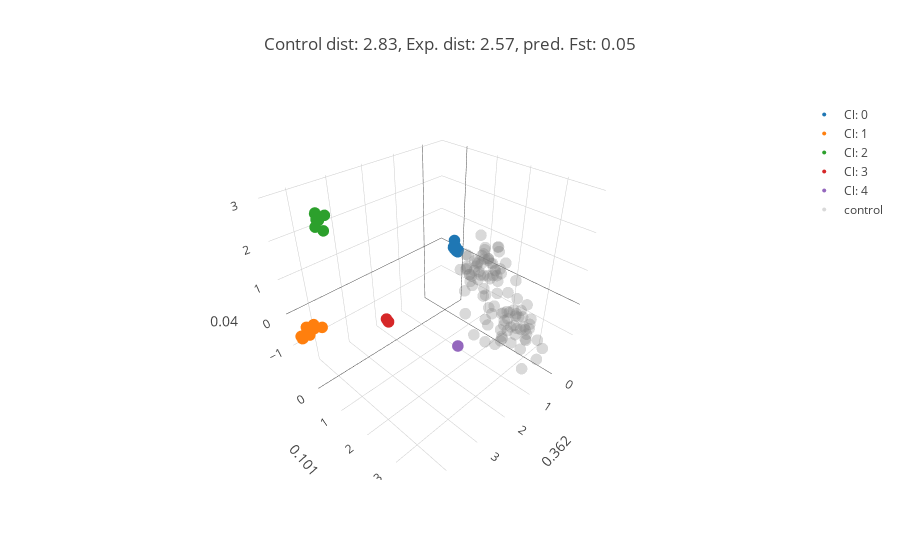

Source (notebook cell):
### Markdown cell above
**Fig. Genetic structure** at locus of choice.

### Code cell
## Distance between controls:


control_labels= {0: range(gen_data.shape[0],gen_data.shape[0] + control_n),
                1: range(gen_data.shape[0] + control_n,gen_data.shape[0] + control_n * 2)}
control_centroids= [np.mean(feat_unbias[control_labels[z],:],axis= 0) for z in control_labels.keys()]
control_centroids= np.array(control_centroids)

unbias_control_dist= pairwise_distances(control_centroids,metric= 'euclidean')
unbias_control_dist= round(unbias_control_dist[iu_control][0],2)
unbias_control_fst= m_coeff_II * (m_coeff* np.exp(np.log(unbias_control_dist) + b)) + b_II
print(unbias_control_dist)


#### MeanShift clusters

N= 50
bandwidth = estimate_bandwidth(feat_unbias, quantile=0.15)
params = {'bandwidth': np.linspace(np.min(feat_unbias), np.max(feat_unbias),30)}
grid = GridSearchCV(KernelDensity(algorithm = "ball_tree",breadth_first = False), params,verbose=0)

## perform MeanShift clustering.
ms = MeanShift(bandwidth=bandwidth, bin_seeding=False, cluster_all=False, min_bin_freq=25)
ms.fit(feat_unbias[present,:])
labels1 = ms.labels_
label_select = {y:[present[x] for x in range(len(labels1)) if labels1[x] == y] for y in sorted(list(set(labels1))) if y != -1}

MS_centroids= [np.mean(feat_unbias[label_select[z],:],axis= 0) for z in label_select.keys()]
MS_pair_dist= pairwise_distances(MS_centroids,metric= 'euclidean')
MS_pair_dist= MS_pair_dist[iu_control]



fig_data= [go.Scatter3d(
        x = feat_unbias[label_select[i],0],
        y = feat_unbias[label_select[i],1],
        z = feat_unbias[label_select[i],2],
        type='scatter3d',
        mode= "markers",
        name= 'Cl: {}'.format(i),
        text= ['ID: {}, gp: {}'.format(Names[x], i) for x in label_select[i]],
        marker= {
        'line': {'width': 0},
        'size': 4,
        'symbol': 'circle',
        "opacity": 1
      }
    ) for i in label_select.keys()]

fig_data.append(go.Scatter3d(
    x = feat_unbias[color_indexes[-1],0],
    y = feat_unbias[color_indexes[-1],1],
    z = feat_unbias[color_indexes[-1],2],
    type='scatter3d',
    mode= "markers",
    name= ref_names[-1],
    #text= ['a: {}; b: {}, L: {}; index = {}'.format(background_1[k,0],background_1[k,1],background_1[k,2], k) for k in range(background_1.shape[0])],
    marker= {
    'line': {'width': 0},
    'size': 4,
    'symbol': 'circle',
    'color': colors[-1],
    "opacity": .3
  }
)
)


layout = go.Layout(
    title= 'Control dist: {}, Exp. dist: {}, pred. Fst: {}'.format(unbias_control_dist, 
                                                                   round(np.mean(control_bias_distances),2),
                                                                   round(unbias_control_fst,2)),
    scene= Scene(
    yaxis=dict(
        title='{}'.format(round(var_comps[1],3))),
    xaxis=dict(
    title= '{}'.format(round(var_comps[0],3))),
    zaxis=dict(
    title= '{}'.format(round(var_comps[2],3))))
)


fig = go.Figure(data=fig_data,layout= layout)
iplot(fig)

### Figure 1 — Plotly figure (JSON) as saved in the notebook; plotly's stock layout.template omitted (floating-point values rounded to 4 significant figures; data arrays with more than 128 entries replaced by an {"elided": "..."} marker saying what was removed)
{"data": [{"marker": {"line": {"width": 0}, "opacity": 1, "size": 4, "symbol": "circle"}, "mode": "markers", "name": "Cl: 0", "text": {"elided": "660 str values"}, "type": "scatter3d", "x": {"elided": "660 float values"}, "y": {"elided": "660 float values"}, "z": {"elided": "660 float values"}}, {"marker": {"line": {"width": 0}, "opacity": 1, "size": 4, "symbol": "circle"}, "mode": "markers", "name": "Cl: 1", "text": ["ID: B010, gp: 1", "ID: B026, gp: 1", "ID: IRIS_313-9320, gp: 1", "ID: IRIS_313-10997, gp: 1", "ID: B115, gp: 1", "ID: IRIS_313-9492, gp: 1", "ID: IRIS_313-11283, gp: 1", "ID: B131, gp: 1", "ID: B140, gp: 1", "ID: IRIS_313-10847, gp: 1", "ID: IRIS_313-9867, gp: 1", "ID: B252, gp: 1", "ID: B253, gp: 1", "ID: B254, gp: 1", "ID: B264, gp: 1", "ID: IRIS_313-9968, gp: 1", "ID: IRIS_313-11472, gp: 1", "ID: IRIS_313-10681, gp: 1", "ID: IRIS_313-11521, gp: 1", "ID: IRIS_313-11565, gp: 1", "ID: B261, gp: 1", "ID: IRIS_313-11642, gp: 1", "ID: IRIS_313-11824, gp: 1", "ID: IRIS_313-10503, gp: 1", "ID: IRIS_313-11667, gp: 1", "ID: IRIS_313-11668, gp: 1", "ID: IRIS_313-11683, gp: 1", "ID: IRIS_313-11684, gp: 1", "ID: IRIS_313-11706, gp: 1", "ID: IRIS_313-11711, gp: 1", "ID: IRIS_313-10824, gp: 1", "ID: IRIS_313-11727, gp: 1", "ID: IRIS_313-11738, gp: 1", "ID: IRIS_313-11741, gp: 1", "ID: IRIS_313-11752, gp: 1", "ID: IRIS_313-11076, gp: 1", "ID: IRIS_313-9409, gp: 1", "ID: IRIS_313-10651, gp: 1", "ID: IRIS_313-11797, gp: 1", "ID: IRIS_313-11802, gp: 1", "ID: IRIS_313-11805, gp: 1", "ID: IRIS_313-10688, gp: 1", "ID: IRIS_313-11822, gp: 1", "ID: IRIS_313-10774, gp: 1", "ID: IRIS_313-11918, gp: 1", "ID: IRIS_313-11919, gp: 1", "ID: IRIS_313-11935, gp: 1", "ID: IRIS_313-11945, gp: 1", "ID: IRIS_313-11950, gp: 1", "ID: IRIS_313-11966, gp: 1", "ID: IRIS_313-10858, gp: 1", "ID: IRIS_313-12000, gp: 1", "ID: IRIS_313-10897, gp: 1", "ID: IRIS_313-12040, gp: 1", "ID: IRIS_313-12041, gp: 1", "ID: IRIS_313-12044, gp: 1", "ID: IRIS_313-8454, gp: 1", "ID: IRIS_313-12097, gp: 1", "ID: IRIS_313-8485, gp: 1", "ID: IRIS_313-9593, gp: 1", "ID: IRIS_313-10975, gp: 1", "ID: B150, gp: 1", "ID: IRIS_313-8603, gp: 1", "ID: IRIS_313-12220, gp: 1", "ID: IRIS_313-12291, gp: 1", "ID: IRIS_313-12300, gp: 1", "ID: IRIS_313-11278, gp: 1", "ID: IRIS_313-8925, gp: 1", "ID: IRIS_313-8930, gp: 1", "ID: IRIS_313-11113, gp: 1", "ID: IRIS_313-9039, gp: 1", "ID: IRIS_313-10751, gp: 1"], "type": "scatter3d", "x": [4.109, 4.461, 4.458, 4.458, 3.858, 4.458, 4.458, 4.458, 4.458, 4.458, 4.303, 4.458, 4.458, 4.458, 4.055, 4.458, 4.458, 4.458, 4.458, 4.462, 4.458, 4.458, 4.458, 4.051, 4.458, 4.458, 4.458, 4.458, 4.458, 4.458, 4.458, 4.458, 4.458, 4.458, 4.458, 4.458, 4.458, 4.458, 4.458, 4.458, 4.458, 4.458, 4.458, 4.458, 4.463, 4.458, 4.255, 4.261, 4.458, 4.458, 4.465, 4.261, 4.458, 4.458, 4.458, 4.458, 4.458, 4.462, 4.258, 4.458, 4.458, 4.102, 4.458, 4.458, 4.458, 4.458, 4.458, 4.458, 4.458, 4.458, 4.458, 4.464], "y": [-0.5913, -0.6888, -0.7011, -0.7011, -0.696, -0.7011, -0.7011, -0.7011, -0.7011, -0.7011, -0.6471, -0.7011, -0.7011, -0.7011, -0.7548, -0.7011, -0.7011, -0.7011, -0.7011, -0.6507, -0.7011, -0.7011, -0.7011, -0.743, -0.7011, -0.7011, -0.7011, -0.7011, -0.7011, -0.7011, -0.7011, -0.7011, -0.7011, -0.7011, -0.7011, -0.7011, -0.7011, -0.7011, -0.7011, -0.7011, -0.7011, -0.7011, -0.7011, -0.7011, -0.6214, -0.7011, -0.6663, -0.6326, -0.7011, -0.7011, -0.6914, -0.6422, -0.7011, -0.7011, -0.7011, -0.7011, -0.7011, -0.6653, -0.6864, -0.7011, -0.7011, -0.6401, -0.7011, -0.7011, -0.7011, -0.7011, -0.7011, -0.7011, -0.7011, -0.7011, -0.7011, -0.648], "z": [-0.5, -0.6812, -0.6814, -0.6814, -0.7424, -0.6814, -0.6814, -0.6814, -0.6814, -0.6814, -0.4495, -0.6814, -0.6814, -0.6814, -0.7051, -0.6814, -0.6814, -0.6814, -0.6814, -0.6567, -0.6814, -0.6814, -0.6814, -0.6927, -0.6814, -0.6814, -0.6814, -0.6814, -0.6814, -0.6814, -0.6814, -0.6814, -0.6814, -0.6814, -0.6814, -0.6814, -0.6814, -0.6814, -0.6814, -0.6814, -0.6814, -0.6814, -0.6814, -0.6814, -0.7017, -0.6814, -0.7015, -0.7171, -0.6814, -0.6814, -0.6749, -0.7187, -0.6814, -0.6814, -0.6814, -0.6814, -0.6814, -0.707, -0.7175, -0.6814, -0.6814, -0.4759, -0.6814, -0.6814, -0.6814, -0.6814, -0.6814, -0.6814, -0.6814, -0.6814, -0.6814, -0.7211]}, {"marker": {"line": {"width": 0}, "opacity": 1, "size": 4, "symbol": "circle"}, "mode": "markers", "name": "Cl: 2", "text": ["ID: IRIS_313-9121, gp: 2", "ID: IRIS_313-9384, gp: 2", "ID: IRIS_313-11407, gp: 2", "ID: IRIS_313-11638, gp: 2", "ID: IRIS_313-11646, gp: 2", "ID: IRIS_313-11648, gp: 2", "ID: IRIS_313-8305, gp: 2", "ID: IRIS_313-9067, gp: 2", "ID: IRIS_313-8321, gp: 2", "ID: IRIS_313-11058, gp: 2", "ID: IRIS_313-11214, gp: 2", "ID: IRIS_313-10845, gp: 2", "ID: IRIS_313-10981, gp: 2", "ID: IRIS_313-10979, gp: 2", "ID: IRIS_313-10987, gp: 2", "ID: IRIS_313-11112, gp: 2", "ID: IRIS_313-10927, gp: 2", "ID: IRIS_313-11277, gp: 2"], "type": "scatter3d", "x": [4.082, 4.058, 4.082, 4.082, 4.082, 4.084, 4.082, 4.041, 4.041, 4.07, 4.011, 4.082, 3.859, 4.066, 4.082, 4.066, 4.082, 4.086], "y": [0.2919, 0.2658, 0.2919, 0.2919, 0.2919, 0.3052, 0.2919, 0.4457, 0.4457, 0.3728, 0.08906, 0.2919, 0.2656, 0.3047, 0.2919, 0.3047, 0.2919, 0.3387], "z": [2.879, 2.735, 2.879, 2.879, 2.879, 2.901, 2.879, 2.543, 2.543, 2.76, 2.483, 2.879, 2.76, 2.753, 2.879, 2.753, 2.879, 2.867]}, {"marker": {"line": {"width": 0}, "opacity": 1, "size": 4, "symbol": "circle"}, "mode": "markers", "name": "Cl: 3", "text": ["ID: IRIS_313-10893, gp: 3", "ID: IRIS_313-11494, gp: 3", "ID: IRIS_313-10870, gp: 3"], "type": "scatter3d", "x": [3.594, 3.597, 3.591], "y": [1.742, 1.765, 1.693], "z": [0.7121, 0.7095, 0.7417]}, {"marker": {"line": {"width": 0}, "opacity": 1, "size": 4, "symbol": "circle"}, "mode": "markers", "name": "Cl: 4", "text": ["ID: IRIS_313-12146, gp: 4"], "type": "scatter3d", "x": [2.505], "y": [2.779], "z": [-0.02434]}, {"marker": {"color": "grey", "line": {"width": 0}, "opacity": 0.3, "size": 4, "symbol": "circle"}, "mode": "markers", "name": "control", "type": "scatter3d", "x": [0.4442, 1.214, 0.6373, 1.444, 0.885, 0.9029, -0.02331, -0.03491, 0.5759, 0.8265, 0.2551, 0.279, 0.06607, 0.4652, 0.6694, 0.6563, 0.4096, 0.2719, -0.1042, 0.7256, 1.34, -0.0688, 0.9951, 0.4334, 0.01798, 0.7294, 0.4748, 0.4883, 1.046, 0.03695, -0.03916, 0.5371, -0.1606, 0.6555, 1.046, 0.188, 0.04016, 0.7424, 1.041, 0.612, 0.4076, -0.4192, 0.816, 0.2936, 0.4495, 0.3421, 0.2858, 0.6275, 0.71, 0.3251, 0.8071, -0.165, 0.306, 0.4312, 0.581, 0.1155, -0.266, 0.2543, -0.05372, 0.09948, -0.2043, -0.004663, -0.2176, 0.1224, 0.4473, -0.08091, -0.06414, 0.3035, 0.2949, 0.1075, 0.3066, -0.1311, -0.1925, 0.1454, 0.2833, 0.5564, 0.494, 0.5332, 0.2223, 0.01746, 0.3974, 0.4228, -0.08734, 0.1606, 0.08389, -0.2167, 0.1139, -0.09877, -0.058, 0.2524, -0.2038, 0.4574, -0.09128, 0.8093, 0.09687, -0.1855, -0.09069, 0.03413, -0.02837, -0.007726], "y": [2.433, 2.55, 2.664, 2.053, 3.385, 1.928, 2.154, 2.264, 2.599, 2.749, 2.936, 3.141, 3.064, 2.854, 2.809, 2.274, 2.146, 2.755, 2.805, 3.411, 3.063, 2.189, 3.207, 2.654, 3.508, 3.349, 2.655, 3.164, 2.738, 2.69, 2.637, 3.3, 2.688, 2.162, 2.376, 2.58, 2.512, 3.393, 2.461, 2.941, 2.891, 1.97, 2.779, 2.896, 1.8, 3.238, 3.194, 2.936, 3.766, 3.499, 1.623, 1.261, 1.042, 2.201, 1.47, 1.32, 1.658, 1.716, 1.137, 1.311, 1.243, 1.383, 1.822, 1.392, 1.649, 0.6818, 1.362, 1.685, 0.8308, 1.895, 2.647, 1.755, 1.376, 1.294, 1.742, 1.377, 1.186, 1.477, 1.931, 1.687, 1.179, 1.875, 1.007, 1.749, 1.858, 1.626, 0.8999, 1.841, 1.022, 1.802, 1.946, 1.719, 1.166, 1.598, 0.8823, 1.799, 1.064, 1.557, 1.705, 1.302], "z": [-0.4557, -0.8562, -0.5774, -0.1083, -0.782, -1.196, -0.8417, -0.7385, -1.036, -0.9431, -0.7924, -0.8157, -0.6601, -0.5854, -0.6643, -0.4256, -0.3808, -0.3719, -0.2635, -0.579, -0.08324, -1.118, 0.2151, -0.2924, -1.238, -0.274, -0.4803, -0.4385, -0.929, -0.6483, -1.117, -1.75, -0.7566, -0.2933, -0.3333, -0.9638, -0.5138, -0.5354, -0.4631, 0.3759, -0.9049, -0.4557, -0.8509, -0.175, 0.02456, -0.2311, -0.6015, -1.024, -0.9802, -0.7651, 0.3345, 0.7119, 0.2084, 0.4385, 0.3201, -0.08096, 0.02767, 0.7648, 0.2728, 1.268, 0.7567, 0.5489, 0.1909, 0.1034, 0.7049, 0.3598, -0.007088, -0.3484, 0.1032, 1.165, 0.6119, 0.8726, 0.4803, 0.4736, -0.2998, 0.3159, -0.3335, 0.006838, 0.549, 0.5471, 0.7239, 0.4426, -0.02577, 0.1728, 1.135, 0.1908, 0.08927, -0.3868, 0.3138, 0.7199, 0.5793, 1.038, 0.008993, 0.5325, 0.1369, 0.3415, 0.1443, 0.6431, 0.1656, 0.6158]}], "layout": {"scene": {"xaxis": {"title": "0.362"}, "yaxis": {"title": "0.101"}, "zaxis": {"title": "0.04"}}, "title": "Control dist: 2.83, Exp. dist: 2.57, pred. Fst: 0.05"}}
